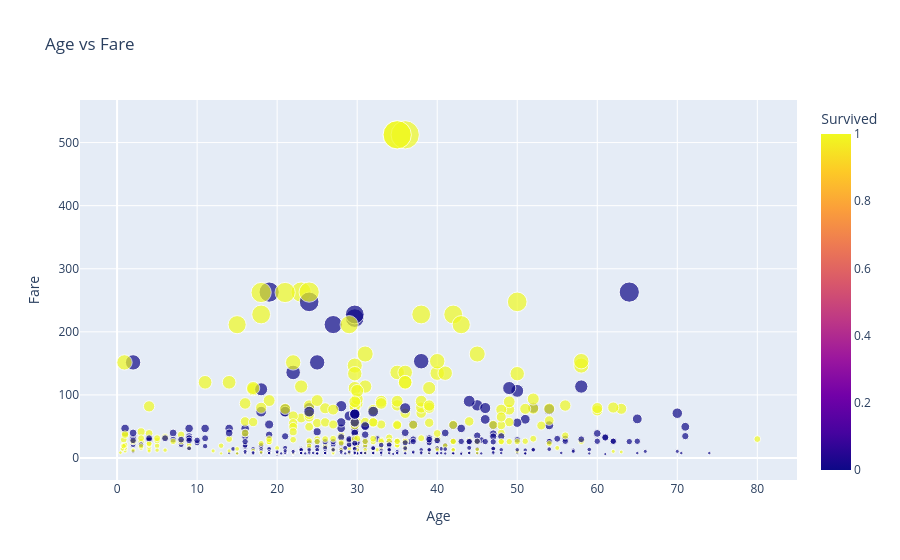

The cell this chart's notebook holds for it:
### Code cell
fig = px.scatter(
    df,
    x="Age",
    y="Fare",
    color="Survived",
    size="Fare",
    hover_data=["Sex", "Pclass"],
    title="Age vs Fare"
)

fig.show()

### Figure 1 — Plotly figure (JSON) as saved in the notebook; plotly's stock layout.template omitted (floating-point values rounded to 4 significant figures; data arrays with more than 128 entries replaced by an {"elided": "..."} marker saying what was removed)
{"data": [{"customdata": {"elided": "891x2 mixed values"}, "hovertemplate": "Age=%{x}<br>Fare=%{marker.size}<br>Sex=%{customdata[0]}<br>Pclass=%{customdata[1]}<br>Survived=%{marker.color}<extra></extra>", "legendgroup": "", "marker": {"color": {"elided": "891 int values"}, "coloraxis": "coloraxis", "size": {"elided": "891 float values"}, "sizemode": "area", "sizeref": 1.281, "symbol": "circle"}, "mode": "markers", "name": "", "orientation": "v", "showlegend": false, "type": "scatter", "x": {"elided": "891 float values"}, "xaxis": "x", "y": {"elided": "891 float values"}, "yaxis": "y"}], "layout": {"coloraxis": {"colorbar": {"title": {"text": "Survived"}}, "colorscale": [[0, "#0d0887"], [0.1111, "#46039f"], [0.2222, "#7201a8"], [0.3333, "#9c179e"], [0.4444, "#bd3786"], [0.5556, "#d8576b"], [0.6667, "#ed7953"], [0.7778, "#fb9f3a"], [0.8889, "#fdca26"], [1, "#f0f921"]]}, "legend": {"itemsizing": "constant", "tracegroupgap": 0}, "title": {"text": "Age vs Fare"}, "xaxis": {"anchor": "y", "domain": [0, 1], "title": {"text": "Age"}}, "yaxis": {"anchor": "x", "domain": [0, 1], "title": {"text": "Fare"}}}}
